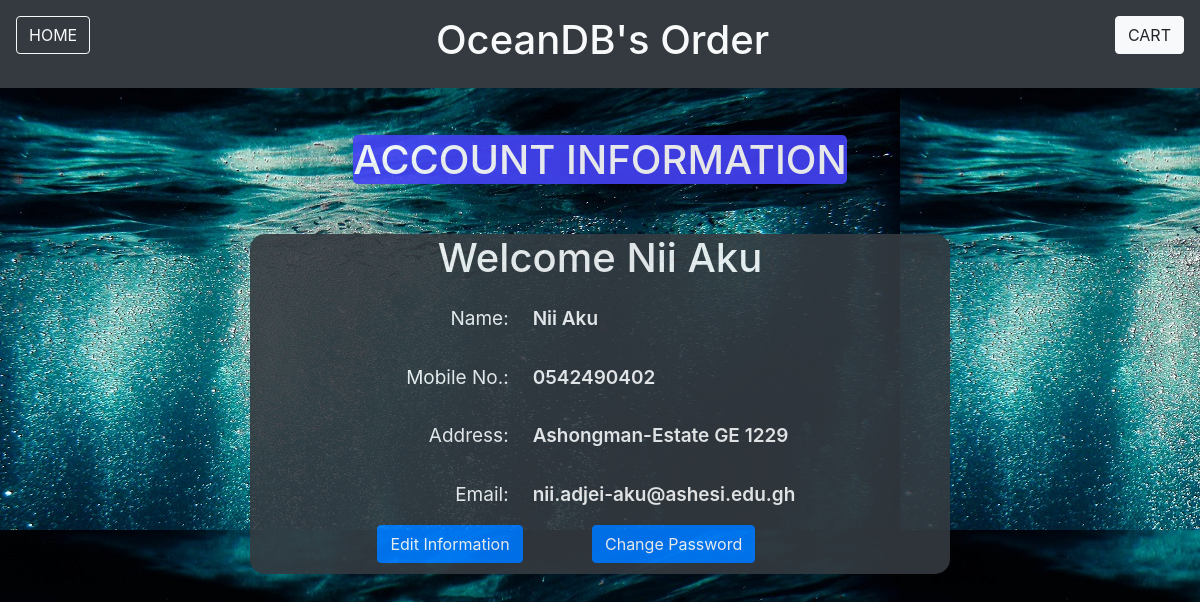
Screenshot of /ulogin/account.php (signed in) with the database file from the repository.
### tables this page shows
CREATE TABLE `user` (
  `id` int(11) NOT NULL,
  `name` varchar(200) NOT NULL,
  `mobile` varchar(200) NOT NULL,
  `address` varchar(200) NOT NULL,
  `email` varchar(200) NOT NULL,
  `password` varchar(200) NOT NULL,
  `cpassword` varchar(200) NOT NULL
);

### ulogin/account.php (the view, shortened to what this page needs)
<?php
	include('../dbcon.php');
	$uid = $_SESSION['uid'];
	$query = "SELECT * FROM `user` WHERE `id` = '$uid'";
	$run = mysqli_query($conn, $query);
	$data = mysqli_fetch_assoc($run);
?>
<!DOCTYPE html>
<html>
<head>
	<link rel="stylesheet" type="text/css" href="../bootstrap/css/bootstrap.min.css">
	<link rel="stylesheet" type="text/css" href="../css/account_styles.css">
</head>
<body>
	<div class="bg-dark pt-3 pb-3">
		<a href="../index.php">
			<button type="button" class="btn btn-outline-light ml-3" style="float:left;">HOME</button>
		</a>
		<a href="../menu/cart.php">
			<button type="button" class="btn btn-light mr-3" style="float:right;">CART</button>
		</a>
		<h1 class="text-center text-light">OceanDB's Order</h1>
	</div>
	<div class="text-center pt-5">
		<h1 class="info">ACCOUNT INFORMATION</h1>
	</div>
	<div class="container bg-dark text-light text-center main">
		<h1><?php echo "Welcome ".$data['name'] ?></h1>
		<table align="center">
			<tr>
				<td class="tag">Name:</td>
				<td class="data"><?php echo $data['name'] ?></td>
			</tr>
			<tr>
				<td class="tag">Mobile No.:</td>
				<td class="data"><?php echo $data['mobile'] ?></td>
			</tr>
			<tr>
				<td class="tag">Address:</td>
				<td class="data" width="300"><?php echo $data['address'] ?></td>
			</tr>
			<tr>
				<td class="tag">Email:</td>
				<td class="data"><?php echo $data['email'] ?></td>
			</tr>
			<tr>
				<td><a href="editInfo.php"><button class=" bg-primary btn btn-primary">Edit Information</button></a></td>
				<td><a href="chngePwd.php"><button class="bg-primary btn btn-primary">Change Password</button></a></td>
			</tr>
		</table>
	</div>
</body>
</html>

### css/account_styles.css (style rules this page uses)
.main { padding-bottom: 10px; border-radius: 15px; margin-top: 50px; opacity: 0.9; width: 700px; }
.info { display:inline; background-color:#4542f5; color:#fff; opacity: 0.9; border-radius: 5px; }
.tag { padding: 15px; font-weight: 400; font-size: 19px; text-align: right; }
.data { padding: 9px; font-weight: 600; font-size: 19px; text-align: left; }

### ulogin/account.php (style rules this page uses)
body { background-image: url("/Oceandb/dataimg/coral2.jpeg"); margin-left: auto; margin-right: auto; width: 100%; }

### rows the page displays
user: name "Nii Aku", mobile "0542490402", address "Ashongman-Estate GE 1229", email "nii.adjei-aku@ashesi.edu.gh"
